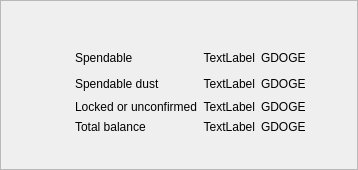
<?xml version="1.0" encoding="UTF-8"?>
<ui version="4.0">
 <class>BalanceFrame</class>
 <widget class="QFrame" name="BalanceFrame">
  <property name="geometry">
   <rect>
    <x>0</x>
    <y>0</y>
    <width>358</width>
    <height>170</height>
   </rect>
  </property>
  <property name="sizePolicy">
   <sizepolicy hsizetype="Expanding" vsizetype="Expanding">
    <horstretch>0</horstretch>
    <verstretch>0</verstretch>
   </sizepolicy>
  </property>
  <property name="windowTitle">
   <string>Frame</string>
  </property>
  <property name="frameShape">
   <enum>QFrame::StyledPanel</enum>
  </property>
  <property name="frameShadow">
   <enum>QFrame::Raised</enum>
  </property>
  <layout class="QGridLayout" name="gridLayout">
   <item row="6" column="5">
    <widget class="QLabel" name="m_overviewLockedOrUnconfirmedBalanceLabel">
     <property name="sizePolicy">
      <sizepolicy hsizetype="Minimum" vsizetype="Preferred">
       <horstretch>0</horstretch>
       <verstretch>0</verstretch>
      </sizepolicy>
     </property>
     <property name="cursor">
      <cursorShape>PointingHandCursor</cursorShape>
     </property>
     <property name="toolTip">
      <string>Click to copy</string>
     </property>
     <property name="text">
      <string>TextLabel</string>
     </property>
     <property name="alignment">
      <set>Qt::AlignRight|Qt::AlignTrailing|Qt::AlignVCenter</set>
     </property>
    </widget>
   </item>
   <item row="5" column="5">
    <widget class="QLabel" name="m_overviewSpendableDustBalanceLabel">
     <property name="sizePolicy">
      <sizepolicy hsizetype="Minimum" vsizetype="Preferred">
       <horstretch>0</horstretch>
       <verstretch>0</verstretch>
      </sizepolicy>
     </property>
     <property name="cursor">
      <cursorShape>PointingHandCursor</cursorShape>
     </property>
     <property name="toolTip">
      <string>Click to copy</string>
     </property>
     <property name="text">
      <string>TextLabel</string>
     </property>
     <property name="alignment">
      <set>Qt::AlignRight|Qt::AlignTrailing|Qt::AlignVCenter</set>
     </property>
    </widget>
   </item>
   <item row="8" column="4" colspan="3">
    <spacer name="verticalSpacer">
     <property name="orientation">
      <enum>Qt::Vertical</enum>
     </property>
     <property name="sizeType">
      <enum>QSizePolicy::Expanding</enum>
     </property>
     <property name="sizeHint" stdset="0">
      <size>
       <width>20</width>
       <height>0</height>
      </size>
     </property>
    </spacer>
   </item>
   <item row="4" column="4">
    <widget class="QLabel" name="m_overviewSpendableBalanceTextLabel">
     <property name="text">
      <string>Spendable</string>
     </property>
     <property name="indent">
      <number>0</number>
     </property>
    </widget>
   </item>
   <item row="4" column="5">
    <widget class="QLabel" name="m_overviewSpendableBalanceLabel">
     <property name="sizePolicy">
      <sizepolicy hsizetype="Minimum" vsizetype="Preferred">
       <horstretch>0</horstretch>
       <verstretch>0</verstretch>
      </sizepolicy>
     </property>
     <property name="cursor">
      <cursorShape>PointingHandCursor</cursorShape>
     </property>
     <property name="toolTip">
      <string>Click to copy</string>
     </property>
     <property name="text">
      <string>TextLabel</string>
     </property>
     <property name="alignment">
      <set>Qt::AlignRight|Qt::AlignTrailing|Qt::AlignVCenter</set>
     </property>
    </widget>
   </item>
   <item row="7" column="6">
    <widget class="QLabel" name="m_overviewTotalBalanceTickerLabel">
     <property name="text">
      <string>GDOGE</string>
     </property>
    </widget>
   </item>
   <item row="7" column="4">
    <widget class="QLabel" name="m_overviewTotalBalanceTextLabel">
     <property name="text">
      <string>Total balance</string>
     </property>
     <property name="indent">
      <number>0</number>
     </property>
    </widget>
   </item>
   <item row="6" column="6">
    <widget class="QLabel" name="m_overviewLockedOrUnconfirmedBalanceTickerLabel">
     <property name="text">
      <string>GDOGE</string>
     </property>
     <property name="indent">
      <number>0</number>
     </property>
    </widget>
   </item>
   <item row="3" column="4">
    <spacer name="verticalSpacer_8">
     <property name="orientation">
      <enum>Qt::Vertical</enum>
     </property>
     <property name="sizeType">
      <enum>QSizePolicy::Fixed</enum>
     </property>
     <property name="sizeHint" stdset="0">
      <size>
       <width>20</width>
       <height>0</height>
      </size>
     </property>
    </spacer>
   </item>
   <item row="4" column="3">
    <spacer name="horizontalSpacer_4">
     <property name="orientation">
      <enum>Qt::Horizontal</enum>
     </property>
     <property name="sizeType">
      <enum>QSizePolicy::Fixed</enum>
     </property>
     <property name="sizeHint" stdset="0">
      <size>
       <width>10</width>
       <height>20</height>
      </size>
     </property>
    </spacer>
   </item>
   <item row="6" column="4">
    <widget class="QLabel" name="m_overviewLockedOrUnconfirmedBalanceTextLabel">
     <property name="text">
      <string>Locked or unconfirmed</string>
     </property>
     <property name="indent">
      <number>0</number>
     </property>
    </widget>
   </item>
   <item row="4" column="6">
    <widget class="QLabel" name="m_overviewSpendableBalanceTickerLabel">
     <property name="text">
      <string>GDOGE</string>
     </property>
     <property name="indent">
      <number>0</number>
     </property>
    </widget>
   </item>
   <item row="7" column="5">
    <widget class="QLabel" name="m_overviewTotalBalanceLabel">
     <property name="sizePolicy">
      <sizepolicy hsizetype="Minimum" vsizetype="Preferred">
       <horstretch>0</horstretch>
       <verstretch>0</verstretch>
      </sizepolicy>
     </property>
     <property name="cursor">
      <cursorShape>PointingHandCursor</cursorShape>
     </property>
     <property name="toolTip">
      <string>Click to copy</string>
     </property>
     <property name="text">
      <string>TextLabel</string>
     </property>
     <property name="alignment">
      <set>Qt::AlignRight|Qt::AlignTrailing|Qt::AlignVCenter</set>
     </property>
    </widget>
   </item>
   <item row="5" column="6">
    <widget class="QLabel" name="m_overviewSpendableDustBalanceTickerLabel">
     <property name="text">
      <string>GDOGE</string>
     </property>
     <property name="indent">
      <number>0</number>
     </property>
    </widget>
   </item>
   <item row="5" column="4">
    <widget class="QLabel" name="m_overviewSpendableDustBalanceTextLabel">
     <property name="text">
      <string>Spendable dust</string>
     </property>
     <property name="indent">
      <number>0</number>
     </property>
    </widget>
   </item>
   <item row="1" column="4">
    <spacer name="verticalSpacer_2">
     <property name="orientation">
      <enum>Qt::Vertical</enum>
     </property>
     <property name="sizeType">
      <enum>QSizePolicy::Expanding</enum>
     </property>
     <property name="sizeHint" stdset="0">
      <size>
       <width>20</width>
       <height>0</height>
      </size>
     </property>
    </spacer>
   </item>
   <item row="2" column="2" rowspan="6">
    <widget class="QLabel" name="m_overviewBalanceIconLabel">
     <property name="text">
      <string/>
     </property>
     <property name="pixmap">
      <pixmap resource="resources.qrc">:/icons/actual_balance</pixmap>
     </property>
    </widget>
   </item>
   <item row="5" column="0">
    <spacer name="horizontalSpacer_2">
     <property name="orientation">
      <enum>Qt::Horizontal</enum>
     </property>
     <property name="sizeHint" stdset="0">
      <size>
       <width>20</width>
       <height>20</height>
      </size>
     </property>
    </spacer>
   </item>
   <item row="5" column="7">
    <spacer name="horizontalSpacer">
     <property name="orientation">
      <enum>Qt::Horizontal</enum>
     </property>
     <property name="sizeHint" stdset="0">
      <size>
       <width>20</width>
       <height>20</height>
      </size>
     </property>
    </spacer>
   </item>
  </layout>
 </widget>
 <resources>
  <include location="resources.qrc"/>
 </resources>
 <connections/>
</ui>
